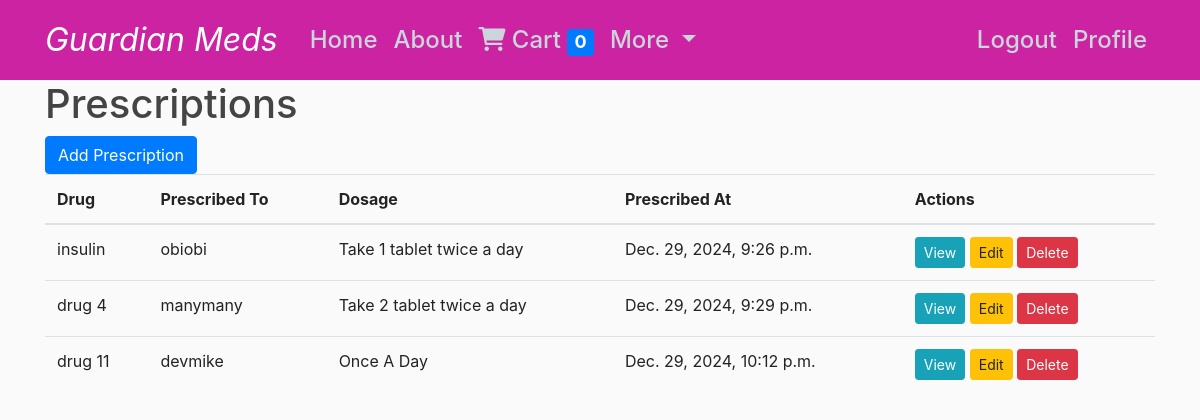
Screenshot of /prescriptions/ (signed in) with the database file from the repository.
### pharmacy/models.py (models this page shows, shortened)
class Prescription(models.Model):
    id = models.UUIDField(primary_key=True, default=uuid.uuid4, editable=False)
    drug = models.ForeignKey(Drug, on_delete=models.CASCADE, related_name='prescriptions')
    prescribed_to = models.ForeignKey(User, on_delete=models.CASCADE, related_name='prescriptions')
    dosage = models.CharField(max_length=255)  # e.g., "Take 1 tablet twice a day"
    prescribed_at = models.DateTimeField(auto_now_add=True)
    notes = models.TextField(null=True, blank=True)

class Drug(models.Model):
    STOCK_STATUS_CHOICES = [
        ('in_stock', 'In Stock'),
        ('sold', 'Sold'),
        ('out_of_stock', 'Out of Stock'),
    ]
    id = models.UUIDField(primary_key=True, default=uuid.uuid4, editable=False)
    name = models.CharField(max_length=255)
    description = models.TextField()
    image_url = models.URLField(max_length=500)  # To store the image path or URL
    type = models.ForeignKey(Type, on_delete=models.CASCADE, related_name='drugs')
    cart = models.ForeignKey(Cart, on_delete=models.CASCADE, related_name='drugs', null=True, blank=True)
    price = models.DecimalField(max_digits=10, decimal_places=2)
    expiry = models.DateTimeField()
    stock = models.PositiveIntegerField(default=0)
    created_at = models.DateTimeField(auto_now_add=True)
    stock_status = models.CharField(
        max_length=15,
        choices=STOCK_STATUS_CHOICES,
        default='in_stock',
    )  # New field to track stock status

### pharmacy/views.py (the view)
# urls.py: path('prescriptions/', PrescriptionListView.as_view(), name='user-prescription-list'),
class PrescriptionListView(ListView):
    model = Prescription
    template_name = "pharmacy/prescription_list.html"
    context_object_name = "prescriptions"

### pharmacy/templates/pharmacy/prescription_list.html
{% extends "pharmacy/base.html" %}
{% block content %}
<h1>Prescriptions</h1>
<a href="{% url 'prescription-create' %}" class="btn btn-primary">Add Prescription</a>
<table class="table">
    <thead>
        <tr>
            <th>Drug</th>
            <th>Prescribed To</th>
            <th>Dosage</th>
            <th>Prescribed At</th>
            <th>Actions</th>
        </tr>
    </thead>
    <tbody>
        {% for prescription in prescriptions %}
        <tr>
            <td>{{ prescription.drug.name }}</td>
            <td>{{ prescription.prescribed_to }}</td>
            <td>{{ prescription.dosage }}</td>
            <td>{{ prescription.prescribed_at }}</td>
            <td>
                <a href="{% url 'prescription-detail' prescription.id %}" class="btn btn-info btn-sm">View</a>
                <a href="{% url 'prescription-update' prescription.id %}" class="btn btn-warning btn-sm">Edit</a>
                <a href="{% url 'prescription-delete' prescription.id %}" class="btn btn-danger btn-sm">Delete</a>
            </td>
        </tr>
        {% endfor %}
    </tbody>
</table>
{% endblock %}

### pharmacy/static/pharmacy/main.css (style rules this page uses)
body { background: #fafafa; color: #242222; margin-top: 5rem; }
h1, h2, h3, h4, h5, h6 { color: #444444; }

### rows the page displays
Prescription: drug.name "insulin", prescribed_to "obiobi", dosage "Take 1 tablet twice a day", prescribed_at "Dec. 29, 2024, 9:26 p.m."
Prescription: drug.name "drug 4", prescribed_to "manymany", dosage "Take 2 tablet twice a day", prescribed_at "Dec. 29, 2024, 9:29 p.m."
Prescription: drug.name "drug 11", prescribed_to "devmike", dosage "Once A Day", prescribed_at "Dec. 29, 2024, 10:12 p.m."

### other values shown
{{ cart_count|default:0 }} "0"
